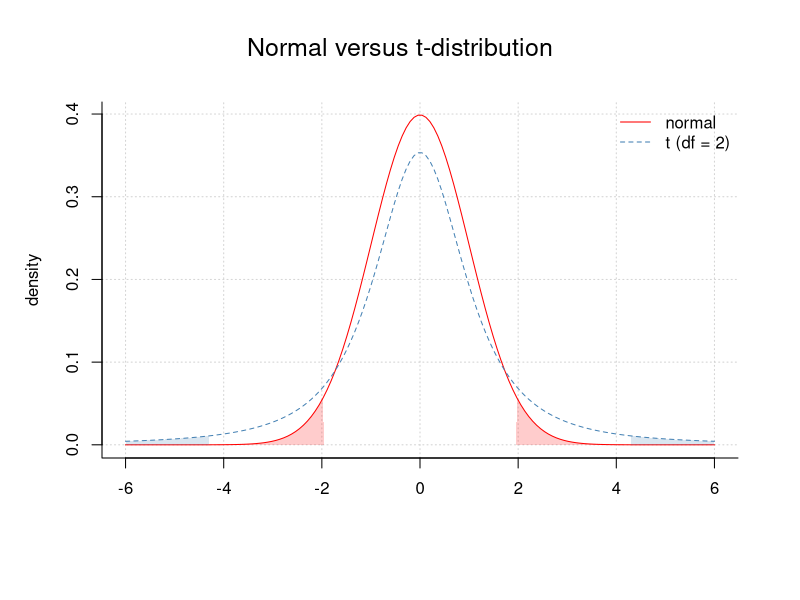
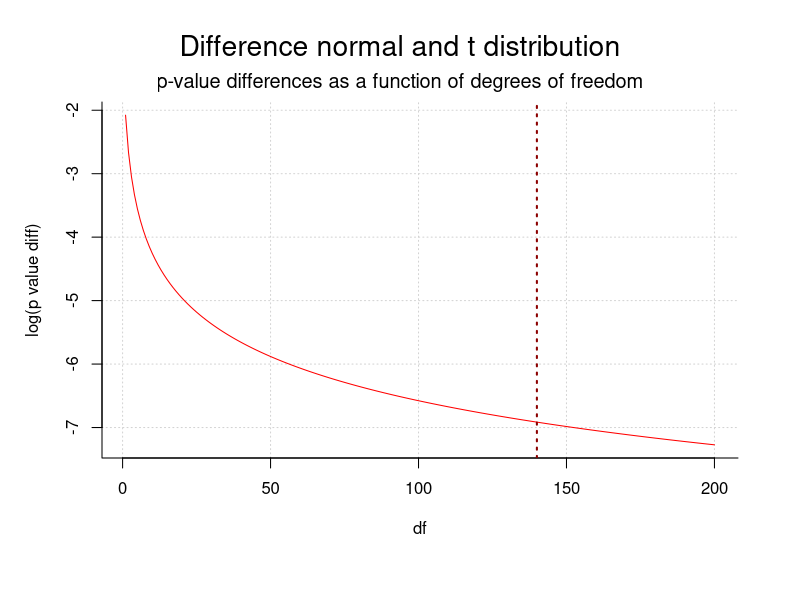
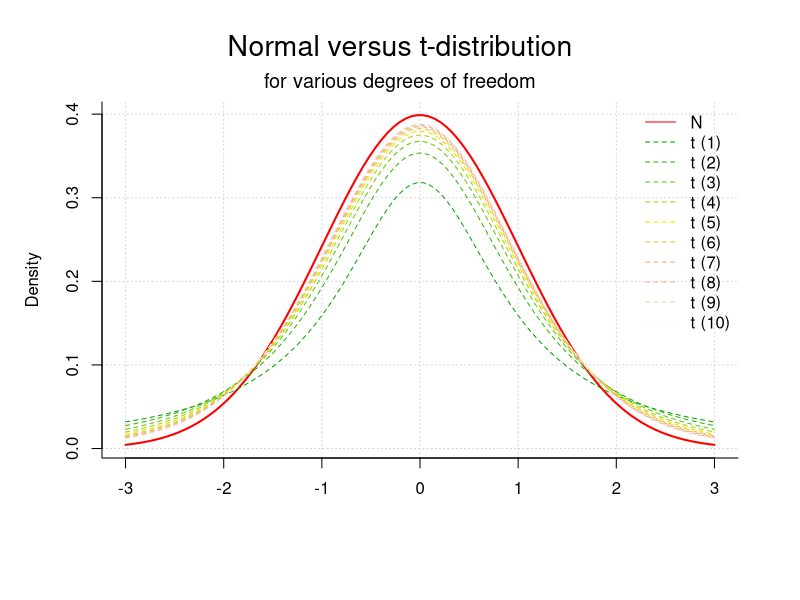

Write the R code that produced these figures, in order.
###
### R-code supplement
### to the book
###
### "Subjektive Ansichten und objektive Betrachtungen"
###
### written by Gürtler & Huber (2023)
###
### All R-code is published under the GPL v3 license:
###
### https://www.gnu.org/licenses/gpl-3.0.en.html
###
### except for 'borrowed' code - see links and references.
### For this R-code the original license of the respective
### authors is valid.
###
### R-code published on
###
### https://osdn.net/projects/mixedmethod-rcode
### https://github.com/abcnorio/mixedmethod-rcode



# file:
# ptII_quan_classicstats_normal-vs-t.r

# location:
# chap. 4 [4.5.8.2]
# Zum Verhältnis von Normalverteilung und t-Verteilung


# relationship of normal and t distribution
# normal distribution and t distribution rejection area under H0
sek1 <- seq(-6,6,length.out=150)
dfree <- 2
norm.dens <- dnorm(sek1)
xlim.n <- range(sek1)
ylim.n <- c(0,max(norm.dens))

t.dens <- dt(sek1, df=dfree)
xlim.t <- range(sek1)
ylim.t <- c(0,max(t.dens))

# plot
par(oma=c(2,1,1,1), "cex.axis"=1, bty="l")
plot(sek1, norm.dens, panel.first=grid(), type="l", col="red", bty="l", lwd=1, main="", xlab="", ylab="density")
lines(sek1, t.dens, col="steelblue", lwd=1, lty=2)
legend("topright", legend=c("normal",paste("t (df = ",dfree,")",sep="")),
       lty=c(1,2), lwd=1, col=c("red","steelblue"), bty="n", bg="yellow")
mtext("Normal versus t-distribution", outer=TRUE, line=-2, cex=1.5, side=3)
alpha <- 0.05

# critical regions
crit.nv <- c(-1,1)*qnorm(1-alpha/2)
crit.tv <- c(-1,1)*qt(1-alpha/2, df=dfree)

# histogram and density
color.n <- rgb(1,0,0,alpha=.2)
color.t <- rgb(70/255,130/255,180/255,alpha=.2)

# normal distribution
# lower limit rejection area
polygon(x=c(xlim.n[1],sek1[sek1 <= crit.nv[1]], crit.nv[1]),
        y=c(ylim.n[1],norm.dens[sek1 <= crit.nv[1]], ylim.n[1]), col=color.n, border=NA)
#upper limit rejection area
polygon(x=c(crit.nv[2],sek1[sek1 > crit.nv[2]],xlim.n[2]),
        y=c(ylim.n[1],norm.dens[sek1 >= crit.nv[2]],ylim.n[1]), col=color.n, border=NA)

# t distribution
# lower limit rejection area
polygon(x=c(xlim.t[1],sek1[sek1 <= crit.tv[1]], crit.tv[1]),
        y=c(ylim.t[1],t.dens[sek1 <= crit.tv[1]], ylim.t[1]), col=color.t, border=NA)
#upper limit rejection area
polygon(x=c(crit.tv[2],sek1[sek1 > crit.tv[2]],xlim.t[2]),
        y=c(ylim.t[1],t.dens[sek1 >= crit.tv[2]],ylim.t[1]), col=color.t, border=NA)

# critical values n vs. t
# ratio seen from t perspective
crit.nv
crit.tv
crit.tv/crit.nv


# probs n vs. t
pnorm(crit.nv)
pt(crit.nv,df=dfree)
pt(crit.nv,df=dfree)-pnorm(crit.nv)


# at which point (ie. higher df's for t) do normal-dist and t-dist roughly match?
# plot
par(oma=c(2,1,1,1), "cex.axis"=1, bty="l")
plot(log(abs(pt(crit.nv[1],df=1:200)-pnorm(crit.nv[1]))), type="l", bty="l", col="red", panel.first=grid(), xlab="df", ylab="log(p value diff)", main="")
mtext("Difference normal and t distribution", outer=TRUE, line=-2, cex=1.7, side=3)
mtext("p-value differences as a function of degrees of freedom", outer=TRUE, line=-3.6, cex=1.2, side=3)
# for different dfs
ids <- which(abs(pt(crit.nv[1],df=1:200)-pnorm(crit.nv[1])) < 0.001)
ids
abline(v=ids[1], col="darkred", lty=3, lwd=2)
	   
# normal distribution and t-distribution (various df's)
sek2 <- seq(-3, 3, length.out=100)
dfs <- 10
cols <- terrain.colors(dfs)

par(oma=c(2,1,1,1), "cex.axis"=1, bty="l")
plot(sek2, dnorm(sek2), panel.first=grid(), type="l", col="red", bty="l", lwd=2, main="", xlab="", ylab="Density")
for(i in 1:dfs) lines(sek2, dt(sek2, df=i), col=cols[i], lty=2)
legend("topright", legend=c("N",paste("t (",1:dfs,")",sep="")), lty=c(1, rep(2,dfs)), lwd=1, col=c("red",cols), bty="n", bg="yellow")
mtext("Normal versus t-distribution", outer=TRUE, line=-2, cex=1.7, side=3)
mtext("for various degrees of freedom", outer=TRUE, line=-3.6, cex=1.2, side=3)


